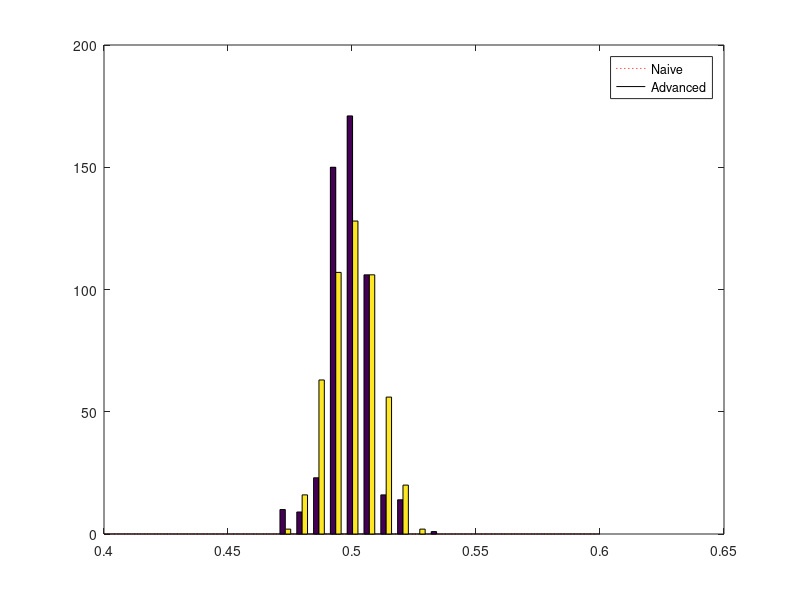

MATLAB code to generate this figure:
% stochOpt.m
% A small example to illustrate optimizing a stochastic function

% We want to find E(x) with x~U(0,1,) by minimizing the function
% f(theta)=(1/N*sum(x) - theta)^2

%% Illustration
x=0.4:0.001:0.6;
N=1000;

for u=1:length(x)
  err(u)=(mean(rand(N,1))-x(u))^2;
end

mydist=rand(N,1);
for u=1:length(x)
  err2(u)=(mean(mydist)-x(u))^2;
end

plot(x,err,'r:')
hold on
plot(x,err2,'k')

%% Grid search
[val,pos]=min(err);
fprintf('Minimum naive:    %6.4f\n',x(pos))
[val,pos]=min(err2);
fprintf('Minimum advanced: %6.4f\n',x(pos))

%% fminsearch minimization
fNaive=@(theta)(mean(rand(N,1))-theta)^2;
mydist=rand(N,1);
fAdvanced=@(theta)(mean(mydist)-theta)^2;
options = optimset('Display','iter','TolX',1E-6);
fminsearch(fNaive,0.4,options)
fminsearch(fAdvanced,0.4,options)

%% simulation exercise
fNaive=@(theta)(mean(rand(N,1))-theta)^2;
options = optimset('Display','off','TolX',1E-6);
x0=0.6;      % try to change x0
for d=1:500
    mydist=rand(N,1);
    fAdvanced=@(theta)(mean(mydist)-theta)^2;
    thetaNaive(d,1)=fminsearch(fNaive,x0,options);
    thetaAdvanced(d,1)=fminsearch(fAdvanced,x0,options);
end
hist([thetaNaive,thetaAdvanced])
legend('Naive','Advanced')

